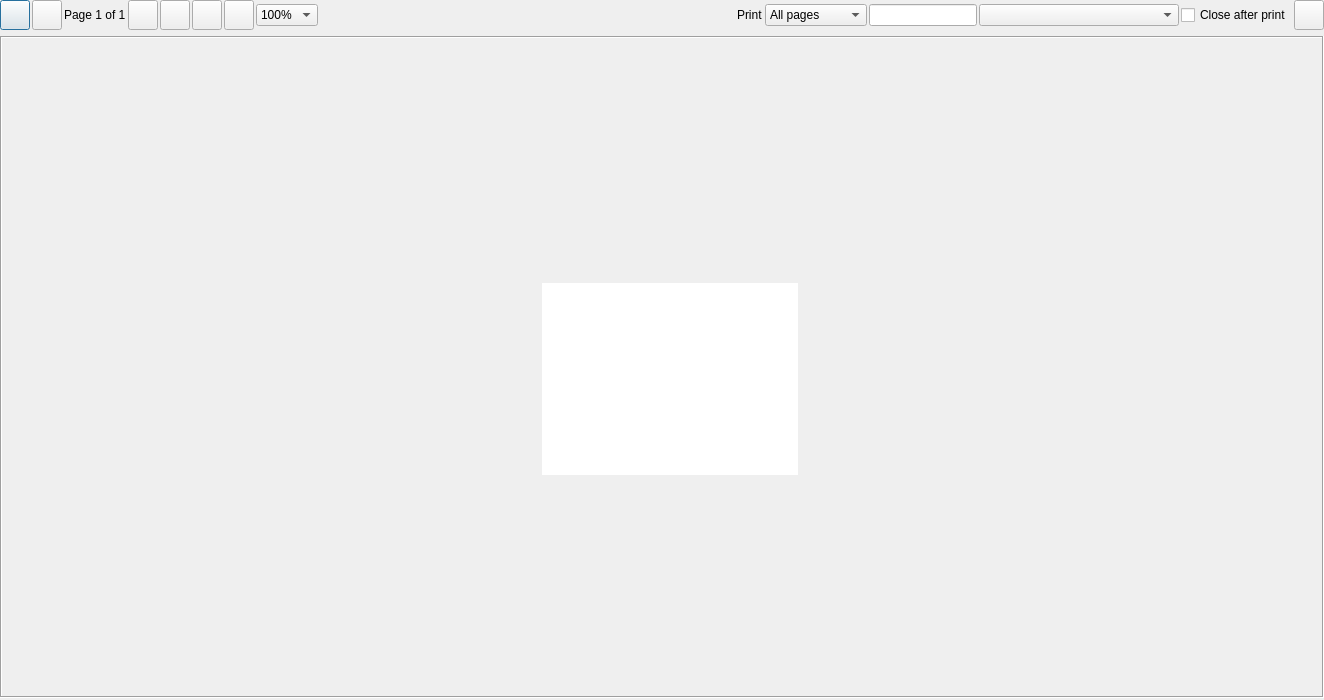
<?xml version="1.0" encoding="UTF-8"?>
<ui version="4.0">
 <class>PPrintPreview</class>
 <widget class="QDialog" name="PPrintPreview">
  <property name="geometry">
   <rect>
    <x>0</x>
    <y>0</y>
    <width>1208</width>
    <height>700</height>
   </rect>
  </property>
  <property name="windowTitle">
   <string>Print preview</string>
  </property>
  <layout class="QVBoxLayout" name="verticalLayout_2">
   <property name="leftMargin">
    <number>0</number>
   </property>
   <property name="topMargin">
    <number>0</number>
   </property>
   <property name="rightMargin">
    <number>0</number>
   </property>
   <property name="bottomMargin">
    <number>0</number>
   </property>
   <item>
    <widget class="QWidget" name="widget" native="true">
     <property name="sizePolicy">
      <sizepolicy hsizetype="Minimum" vsizetype="Minimum">
       <horstretch>0</horstretch>
       <verstretch>0</verstretch>
      </sizepolicy>
     </property>
     <layout class="QHBoxLayout" name="horizontalLayout">
      <property name="spacing">
       <number>2</number>
      </property>
      <property name="leftMargin">
       <number>0</number>
      </property>
      <property name="topMargin">
       <number>0</number>
      </property>
      <property name="rightMargin">
       <number>0</number>
      </property>
      <property name="bottomMargin">
       <number>0</number>
      </property>
      <item>
       <widget class="QPushButton" name="btnFirst">
        <property name="minimumSize">
         <size>
          <width>30</width>
          <height>30</height>
         </size>
        </property>
        <property name="maximumSize">
         <size>
          <width>30</width>
          <height>30</height>
         </size>
        </property>
        <property name="text">
         <string/>
        </property>
        <property name="icon">
         <iconset resource="../Resort/res.qrc">
          <normaloff>:/images/double-left.png</normaloff>:/images/double-left.png</iconset>
        </property>
        <property name="iconSize">
         <size>
          <width>24</width>
          <height>24</height>
         </size>
        </property>
       </widget>
      </item>
      <item>
       <widget class="QPushButton" name="btnBack">
        <property name="minimumSize">
         <size>
          <width>30</width>
          <height>30</height>
         </size>
        </property>
        <property name="maximumSize">
         <size>
          <width>30</width>
          <height>30</height>
         </size>
        </property>
        <property name="text">
         <string/>
        </property>
        <property name="icon">
         <iconset resource="../Resort/res.qrc">
          <normaloff>:/images/left-arrow.png</normaloff>:/images/left-arrow.png</iconset>
        </property>
        <property name="iconSize">
         <size>
          <width>24</width>
          <height>24</height>
         </size>
        </property>
       </widget>
      </item>
      <item>
       <widget class="QLabel" name="lbPage">
        <property name="text">
         <string>Page 1 of 1</string>
        </property>
       </widget>
      </item>
      <item>
       <widget class="QPushButton" name="btnNext">
        <property name="minimumSize">
         <size>
          <width>30</width>
          <height>30</height>
         </size>
        </property>
        <property name="maximumSize">
         <size>
          <width>30</width>
          <height>30</height>
         </size>
        </property>
        <property name="text">
         <string/>
        </property>
        <property name="icon">
         <iconset resource="../Resort/res.qrc">
          <normaloff>:/images/right-arrow.png</normaloff>:/images/right-arrow.png</iconset>
        </property>
        <property name="iconSize">
         <size>
          <width>24</width>
          <height>24</height>
         </size>
        </property>
       </widget>
      </item>
      <item>
       <widget class="QPushButton" name="btnLast">
        <property name="minimumSize">
         <size>
          <width>30</width>
          <height>30</height>
         </size>
        </property>
        <property name="maximumSize">
         <size>
          <width>30</width>
          <height>30</height>
         </size>
        </property>
        <property name="text">
         <string/>
        </property>
        <property name="icon">
         <iconset resource="../Resort/res.qrc">
          <normaloff>:/images/double-right.png</normaloff>:/images/double-right.png</iconset>
        </property>
        <property name="iconSize">
         <size>
          <width>24</width>
          <height>24</height>
         </size>
        </property>
       </widget>
      </item>
      <item>
       <widget class="QPushButton" name="btnZoomOut">
        <property name="minimumSize">
         <size>
          <width>30</width>
          <height>30</height>
         </size>
        </property>
        <property name="maximumSize">
         <size>
          <width>30</width>
          <height>30</height>
         </size>
        </property>
        <property name="text">
         <string/>
        </property>
        <property name="icon">
         <iconset resource="../Resort/res.qrc">
          <normaloff>:/images/zoom-out.png</normaloff>:/images/zoom-out.png</iconset>
        </property>
        <property name="iconSize">
         <size>
          <width>24</width>
          <height>24</height>
         </size>
        </property>
       </widget>
      </item>
      <item>
       <widget class="QPushButton" name="btnZoopIn">
        <property name="minimumSize">
         <size>
          <width>30</width>
          <height>30</height>
         </size>
        </property>
        <property name="maximumSize">
         <size>
          <width>30</width>
          <height>30</height>
         </size>
        </property>
        <property name="text">
         <string/>
        </property>
        <property name="icon">
         <iconset resource="../Resort/res.qrc">
          <normaloff>:/images/zoom-in.png</normaloff>:/images/zoom-in.png</iconset>
        </property>
        <property name="iconSize">
         <size>
          <width>24</width>
          <height>24</height>
         </size>
        </property>
       </widget>
      </item>
      <item>
       <widget class="QComboBox" name="cbZoom">
        <property name="currentIndex">
         <number>4</number>
        </property>
        <item>
         <property name="text">
          <string>200%</string>
         </property>
        </item>
        <item>
         <property name="text">
          <string>175%</string>
         </property>
        </item>
        <item>
         <property name="text">
          <string>150%</string>
         </property>
        </item>
        <item>
         <property name="text">
          <string>125%</string>
         </property>
        </item>
        <item>
         <property name="text">
          <string>100%</string>
         </property>
        </item>
        <item>
         <property name="text">
          <string>75%</string>
         </property>
        </item>
        <item>
         <property name="text">
          <string>50%</string>
         </property>
        </item>
        <item>
         <property name="text">
          <string>25%</string>
         </property>
        </item>
       </widget>
      </item>
      <item>
       <spacer name="horizontalSpacer">
        <property name="orientation">
         <enum>Qt::Horizontal</enum>
        </property>
        <property name="sizeHint" stdset="0">
         <size>
          <width>417</width>
          <height>20</height>
         </size>
        </property>
       </spacer>
      </item>
      <item>
       <widget class="QLabel" name="label">
        <property name="text">
         <string>Print</string>
        </property>
       </widget>
      </item>
      <item>
       <widget class="QComboBox" name="cbPrintSelection">
        <item>
         <property name="text">
          <string>All pages</string>
         </property>
        </item>
        <item>
         <property name="text">
          <string>Current page</string>
         </property>
        </item>
        <item>
         <property name="text">
          <string>Custom</string>
         </property>
        </item>
       </widget>
      </item>
      <item>
       <widget class="QLineEdit" name="lePages">
        <property name="minimumSize">
         <size>
          <width>100</width>
          <height>0</height>
         </size>
        </property>
       </widget>
      </item>
      <item>
       <widget class="QComboBox" name="cbPrinters">
        <property name="minimumSize">
         <size>
          <width>200</width>
          <height>0</height>
         </size>
        </property>
       </widget>
      </item>
      <item>
       <widget class="QCheckBox" name="chCloseAfterPrint">
        <property name="text">
         <string>Close after print</string>
        </property>
       </widget>
      </item>
      <item>
       <widget class="QPushButton" name="btnPrint">
        <property name="minimumSize">
         <size>
          <width>30</width>
          <height>30</height>
         </size>
        </property>
        <property name="maximumSize">
         <size>
          <width>30</width>
          <height>30</height>
         </size>
        </property>
        <property name="text">
         <string/>
        </property>
        <property name="icon">
         <iconset resource="../Resort/res.qrc">
          <normaloff>:/images/printer.png</normaloff>:/images/printer.png</iconset>
        </property>
        <property name="iconSize">
         <size>
          <width>24</width>
          <height>24</height>
         </size>
        </property>
       </widget>
      </item>
     </layout>
    </widget>
   </item>
   <item>
    <widget class="QWidget" name="widget_2" native="true">
     <property name="sizePolicy">
      <sizepolicy hsizetype="Expanding" vsizetype="Expanding">
       <horstretch>0</horstretch>
       <verstretch>0</verstretch>
      </sizepolicy>
     </property>
     <layout class="QHBoxLayout" name="horizontalLayout_2">
      <property name="leftMargin">
       <number>0</number>
      </property>
      <property name="topMargin">
       <number>0</number>
      </property>
      <property name="rightMargin">
       <number>0</number>
      </property>
      <property name="bottomMargin">
       <number>2</number>
      </property>
      <item>
       <widget class="QScrollArea" name="saMain">
        <property name="frameShape">
         <enum>QFrame::Box</enum>
        </property>
        <property name="widgetResizable">
         <bool>true</bool>
        </property>
        <widget class="QWidget" name="scrollAreaWidgetContents">
         <property name="geometry">
          <rect>
           <x>0</x>
           <y>0</y>
           <width>1204</width>
           <height>658</height>
          </rect>
         </property>
         <layout class="QHBoxLayout" name="horizontalLayout_3">
          <property name="spacing">
           <number>0</number>
          </property>
          <property name="leftMargin">
           <number>25</number>
          </property>
          <property name="topMargin">
           <number>25</number>
          </property>
          <property name="rightMargin">
           <number>9</number>
          </property>
          <property name="bottomMargin">
           <number>0</number>
          </property>
          <item>
           <widget class="QGraphicsView" name="gv">
            <property name="sizePolicy">
             <sizepolicy hsizetype="Fixed" vsizetype="Fixed">
              <horstretch>0</horstretch>
              <verstretch>0</verstretch>
             </sizepolicy>
            </property>
            <property name="frameShape">
             <enum>QFrame::NoFrame</enum>
            </property>
            <property name="verticalScrollBarPolicy">
             <enum>Qt::ScrollBarAlwaysOff</enum>
            </property>
            <property name="horizontalScrollBarPolicy">
             <enum>Qt::ScrollBarAlwaysOff</enum>
            </property>
            <property name="alignment">
             <set>Qt::AlignLeading|Qt::AlignLeft|Qt::AlignTop</set>
            </property>
            <property name="transformationAnchor">
             <enum>QGraphicsView::NoAnchor</enum>
            </property>
            <property name="viewportUpdateMode">
             <enum>QGraphicsView::SmartViewportUpdate</enum>
            </property>
           </widget>
          </item>
         </layout>
        </widget>
       </widget>
      </item>
     </layout>
    </widget>
   </item>
  </layout>
 </widget>
 <resources>
  <include location="../Resort/res.qrc"/>
 </resources>
 <connections/>
</ui>
